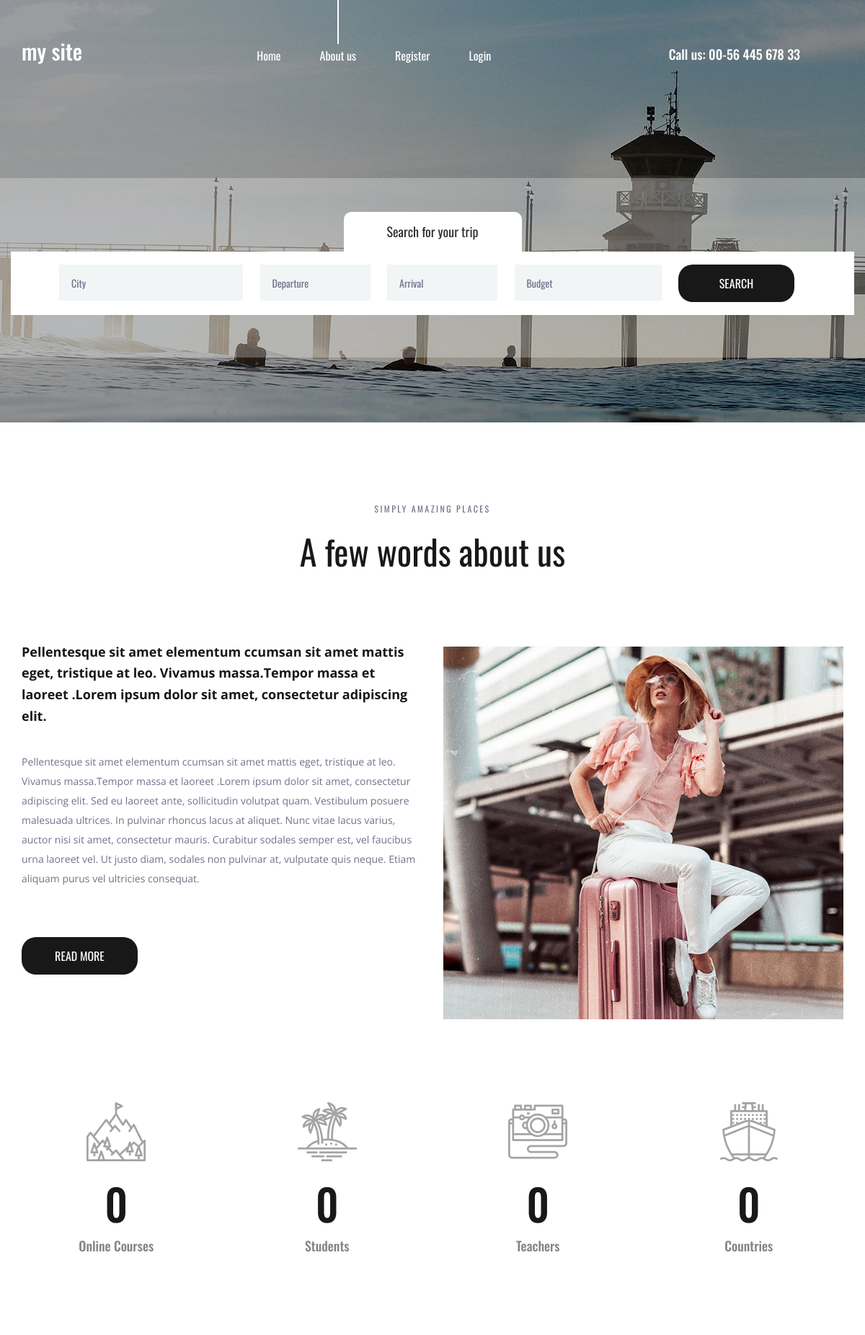
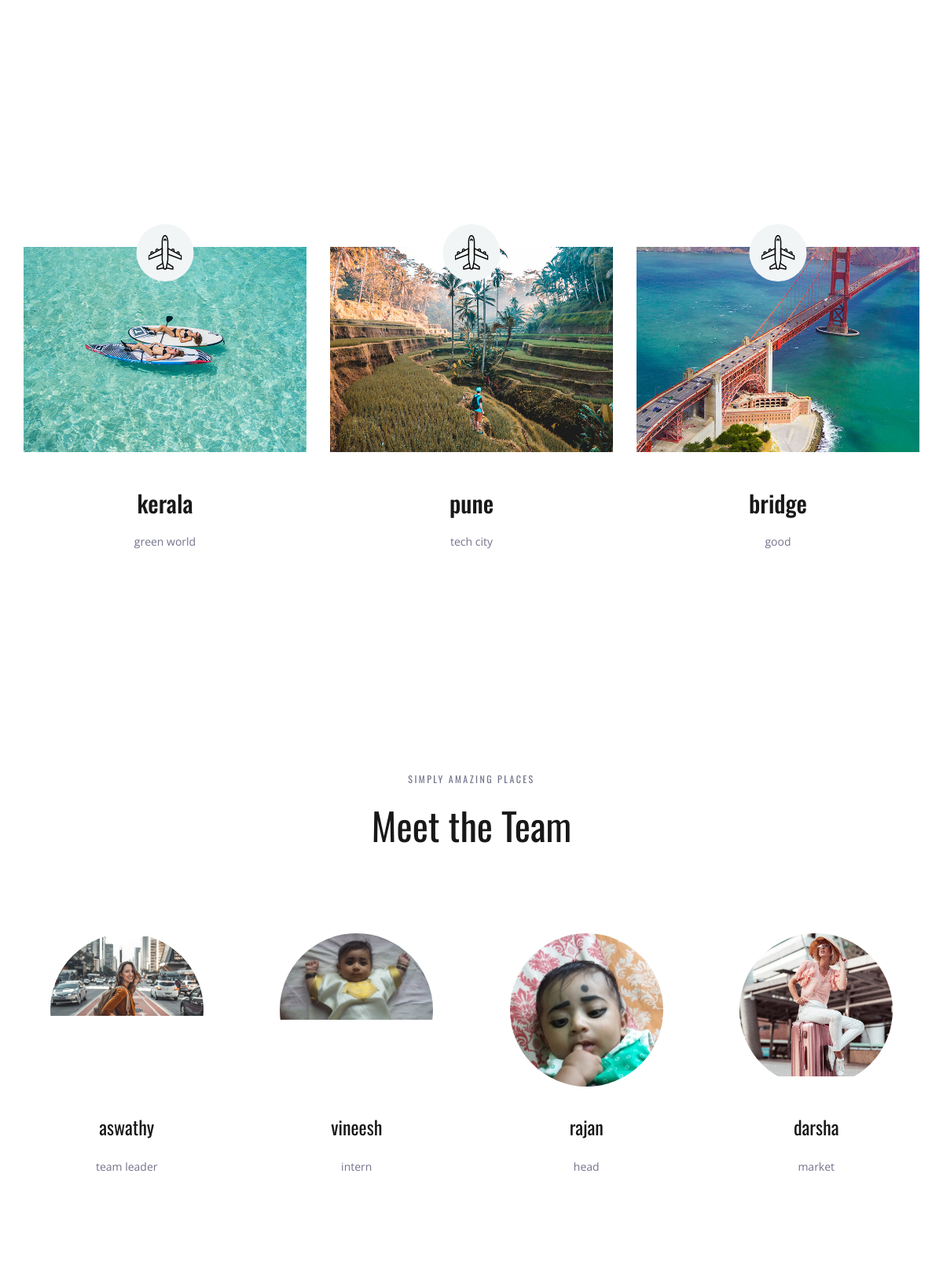
The page / (upper part) on the database its author committed (2 pictures, top to bottom).
### zeroapp/models.py (models this page shows, shortened)
class Place(models.Model):
    name=models.CharField(max_length=250)
    img=models.ImageField(upload_to='pics')
    desc=models.TextField()

class Dest(models.Model):
    name=models.CharField(max_length=250)
    img=models.ImageField(upload_to='pics')
    desc=models.TextField()

### zeroapp/views.py (the view)
# urls.py: path('',views.zero,name='zero'),
def zero(request):
   obj=Place.objects.all()
   obj2=Dest.objects.all()
   return render (request,'index.html',{'result':obj,'result2':obj2})

### templates/index.html (shortened to what this page needs)
{% load static %}
<!DOCTYPE html>
<html lang="en">
<head>
<link rel="stylesheet" type="text/css" href="{% static 'styles/bootstrap4/bootstrap.min.css' %}">
<link href="{% static 'plugins/font-awesome-4.7.0/css/font-awesome.min.css' %}" rel="stylesheet" type="text/css">
<link rel="stylesheet" type="text/css" href="{% static 'plugins/OwlCarousel2-2.2.1/owl.carousel.css' %}">
<link rel="stylesheet" type="text/css" href="{% static 'plugins/OwlCarousel2-2.2.1/owl.theme.default.css' %}">
<link rel="stylesheet" type="text/css" href="{% static 'plugins/OwlCarousel2-2.2.1/animate.css' %}">
<link rel="stylesheet" type="text/css" href="{% static 'styles/about.css' %}">
<link rel="stylesheet" type="text/css" href="{% static 'styles/about_responsive.css' %}">
</head>
<body>
<div class="super_container">
	<header class="header">
		<div class="container">
			<div class="row">
				<div class="col">
					<div class="header_content d-flex flex-row align-items-center justify-content-start">
						<div class="header_content_inner d-flex flex-row align-items-end justify-content-start">
							<div class="logo"><a href="index.html">my site</a></div>
							<nav class="main_nav">
								<ul class="d-flex flex-row align-items-start justify-content-start">
									<li><a href="index.html">Home</a></li>
									<li class="active"><a href="about.html">About us</a></li>
									{% if user.is_authenticated %}
									<li>hello {{user.username}}</li>
									<li><a href="zeroapptwo/logout">logout</a></li>
									{% else %}
									<li><a href="zeroapptwo/register">Register</a></li>
									<li><a href="zeroapptwo/login">Login</a></li>
									{% endif %}
								</ul>
							</nav>
							<div class="header_phone ml-auto">Call us: 00-56 445 678 33</div>
						</div>
					</div>
				</div>
			</div>
		</div>
	</header>
	<div class="home">
		<div class="background_image" style="background-image:url({% static 'images/about.jpg' %})"></div>
	</div>
	<div class="home_search">
		<div class="container">
			<div class="row">
				<div class="col">
					<div class="home_search_container">
						<div class="home_search_title">Search for your trip</div>
						<div class="home_search_content">
							<form action="#" class="home_search_form" id="home_search_form">
								<div class="d-flex flex-lg-row flex-column align-items-start justify-content-lg-between justify-content-start">
									<input type="text" class="search_input search_input_1" placeholder="City" required="required">
									<input type="text" class="search_input search_input_2" placeholder="Departure" required="required">
									<input type="text" class="search_input search_input_3" placeholder="Arrival" required="required">
									<input type="text" class="search_input search_input_4" placeholder="Budget" required="required">
									<button class="home_search_button">search</button>
								</div>
							</form>
						</div>
					</div>
				</div>
			</div>
		</div>
	</div>
	<div class="about">
		<div class="container">
			<div class="row">
				<div class="col text-center">
					<div class="section_subtitle">simply amazing places</div>
					<div class="section_title"><h2>A few words about us</h2></div>
				</div>
			</div>
			<div class="row about_row">
				<div class="col-lg-6">
					<div class="about_content">
						<div class="text_highlight">Pellentesque sit amet elementum ccumsan sit amet mattis eget, tristique at leo. Vivamus massa.Tempor massa et laoreet .Lorem ipsum dolor sit amet, consectetur adipiscing elit.</div>
						<div class="about_text">
							<p>Pellentesque sit amet elementum ccumsan sit amet mattis eget, tristique at leo. Vivamus massa.Tempor massa et laoreet .Lorem ipsum dolor sit amet, consectetur adipiscing elit. Sed eu laoreet ante, sollicitudin volutpat quam. Vestibulum posuere malesuada ultrices. In pulvinar rhoncus lacus at aliquet. Nunc vitae lacus varius, auctor nisi sit amet, consectetur mauris. Curabitur sodales semper est, vel faucibus urna laoreet vel. Ut justo diam, sodales non pulvinar at, vulputate quis neque. Etiam aliquam purus vel ultricies consequat.</p>
						</div>
						<div class="button about_button"><a href="#">read more</a></div>
					</div>
				</div>
				<div class="col-lg-6">
					<div class="about_image"><img src="{% static 'images/about_1.jpg' %}" alt=""></div>
				</div>
			</div>
		</div>
	</div>
	<div class="milestones">
		<div class="container">
			<div class="row">
				<div class="col-lg-3 milestone_col">
					<div class="milestone text-center">
						<div class="milestone_icon"><img src="{% static 'images/mountain.svg' %}" alt=""></div>
						<div class="milestone_counter" data-end-value="17">0</div>
						<div class="milestone_text">Online Courses</div>
					</div>
				</div>
				<div class="col-lg-3 milestone_col">
					<div class="milestone text-center">
						<div class="milestone_icon"><img src="{% static 'images/island.svg' %}" alt=""></div>
						<div class="milestone_counter" data-end-value="213">0</div>
						<div class="milestone_text">Students</div>
					</div>
				</div>
				<div class="col-lg-3 milestone_col">
					<div class="milestone text-center">
						<div class="milestone_icon"><img src="{% static 'images/camera.svg' %}" alt=""></div>
						<div class="milestone_counter" data-end-value="11923">0</div>
						<div class="milestone_text">Teachers</div>
					</div>
				</div>
				<div class="col-lg-3 milestone_col">
					<div class="milestone text-center">
						<div class="milestone_icon"><img src="{% static 'images/boat.svg' %}" alt=""></div>
						<div class="milestone_counter" data-end-value="15">0</div>
						<div class="milestone_text">Countries</div>
					</div>
				</div>
			</div>
		</div>
	</div>
	<div class="why">
		<div class="parallax_background parallax-window" data-parallax="scroll" data-image-src="{% static 'images/why.jpg' %}" data-speed="0.8"></div>
		<div class="container">
			<div class="row">
				<div class="col text-center">
					<div class="section_subtitle">simply amazing places</div>
					<div class="section_title"><h2>Why choose us?</h2></div>
				</div>
			</div>
			<div class="row why_row">
				{% for i in result %}
				<div class="col-lg-4 why_col">
					<div class="why_item">
						<div class="why_image">
							<img src="{{i.img.url}}" alt="">
							<div class="why_icon d-flex flex-column align-items-center justify-content-center">
								<img src="{% static 'images/why_1.svg' %}" alt="">
							</div>
						</div>
						<div class="why_content text-center">
							<div class="why_title">{{i.name}}</div>
							<div class="why_text">
								<p>{{i.desc}}</p>
							</div>
						</div>
					</div>
				</div>
				{% endfor %}
			</div>
		</div>
	</div>
	<div class="team">
		<div class="container">
			<div class="row">
				<div class="col text-center">
					<div class="section_subtitle">simply amazing places</div>
					<div class="section_title"><h2>Meet the Team</h2></div>
				</div>
			</div>
			<div class="row team_row">
				{% for i in result2 %}
				<div class="col-xl-3 col-md-6 team_col">
					<div class="team_item d-flex flex-column align-items-center justify-content-start text-center">
						<div class="team_image"><img src="{{i.img.url}}" alt=""></div>
						<div class="team_content">
							<div class="team_title"><a href="#">{{i.name}}</a></div>
							<div class="team_text">
								<p>{{i.desc}}</p>
							</div>
						</div>
					</div>
				</div>
				{% endfor %}
			</div>
		</div>
	</div>
</div>
</body>
</html>

### rows shown on the page
Place: img (picture), name "kerala", desc "green world"
Place: img (picture), name "pune", desc "tech city"
Place: img (picture), name "bridge", desc "good"
Dest: img (picture), name "aswathy", desc "team leader"
Dest: img (picture), name "vineesh", desc "intern"
Dest: img (picture), name "rajan", desc "head"
Dest: img (picture), name "darsha", desc "market"
